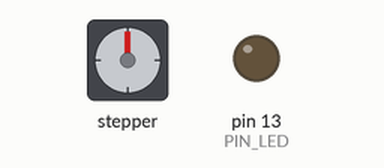
Simulated run of this sketch. Board: Arduino Uno, built with avr-gcc and run on an emulated ATmega328P. Shown: stepper motor, output pins drawn as LEDs (lit = HIGH). Stepper angles assume 100 steps per turn; what the sketch prints to the serial monitor is not drawn.

Above: at 0.05 s.
At 2.25 s:
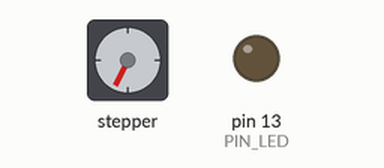
At 4.45 s:
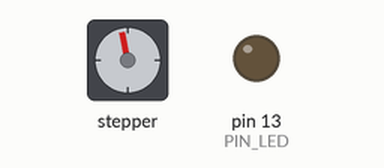
At 8.85 s:
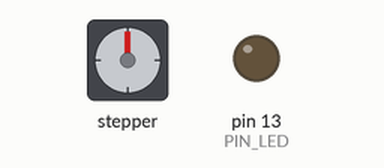
Timing chart, 0 to 11.5 s (numbered marks = the images above):
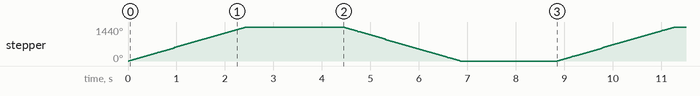

The sketch:

STEPPER.ino
```cpp
#include <Stepper.h>

//定义引脚
#define PIN_LED 13
#define MOTOR_IN1 5
#define MOTOR_IN2 18
#define MOTOR_IN3 19
#define MOTOR_IN4 23
int a,b,s1,s2,s3;
int speed;
//定义电机转速
#define SPEED_FAST 235
#define SPEED_MIDDLE 100
#define SPEED_SLOW 40
#define SPEED_ZERO 0
//定义电机旋转角度 2048一圈
#define THETA 400
// 设置步进电机旋转一圈是多少步
const int stepsPerRevolution = 100;

//这里特别注意 ，后面4个参数分别是驱动板上的 IN1 , IN3 , IN2 , IN4
Stepper myStepper = Stepper(stepsPerRevolution, MOTOR_IN1, MOTOR_IN2, MOTOR_IN3, MOTOR_IN4);


void setup() {

  //配置引脚输出
  pinMode(PIN_LED,OUTPUT);
  //设置步进电机转速
  myStepper.setSpeed(235);
  //配置串口
  Serial.begin(115200);
  //配置语音模块
  delay(10);
}

void loop() {
  myStepper.setSpeed(SPEED_MIDDLE);
  Serial.println("顺时针");
  myStepper.step(THETA);
  delay(2000);
  Serial.println("逆时针");
  myStepper.step(-THETA);
  delay(2000);
}
```

Measured:
- by itself, stepper: turns 1440° clockwise in 2.4 s, then 1440° counter-clockwise in 2.4 s, repeating every 8.8 s
